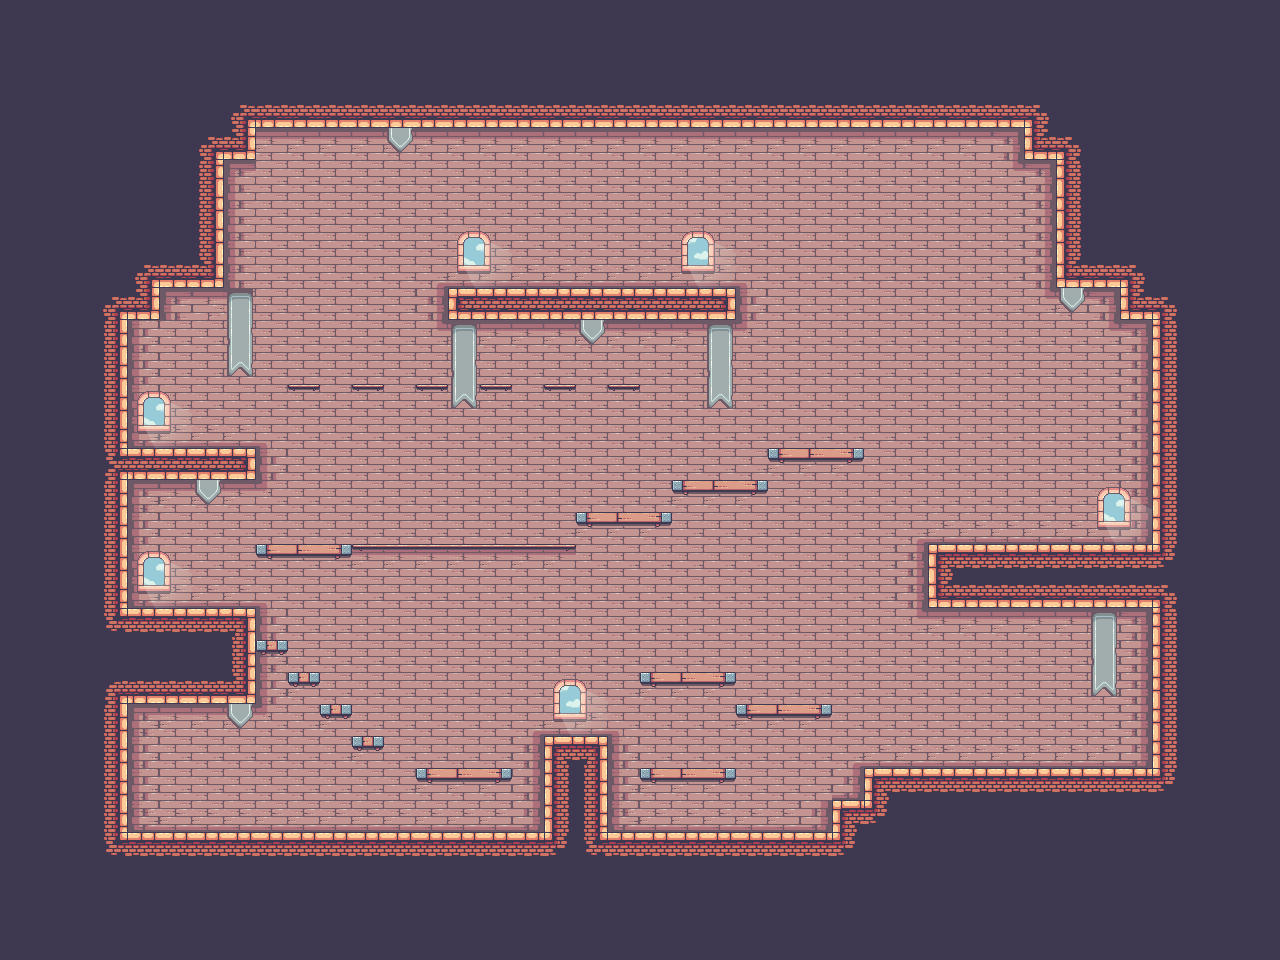

Below is a game level as drawn by its tile map, then a one-line description and the .tmx that defines it (tile-layer data replaced by summaries):
An orthogonal 40x30 tile map with 32x32 px tiles, 5 tile layers (Background azul, Parede, ParedeWall, Decoracoes, ...), 3 tilesets.

<map version="1.5" tiledversion="2021.03.23" orientation="orthogonal" renderorder="right-down" width="40" height="30" tilewidth="32" tileheight="32" infinite="0" nextlayerid="8" nextobjectid="5">
 <editorsettings>
  <export target="../Mapa_Porco.json" format="json" />
 </editorsettings>
 <tileset firstgid="1" source="Terrain (32x32).tsx" />
 <tileset firstgid="248" source="Decorations (32x32).tsx" />
 <tileset firstgid="290" source="Closiong (46x56).tsx" />
 <layer id="2" name="Background azul" width="40" height="30" locked="1">
  <data>[1200 cells, 1200 non-empty, 1 distinct tile ids]</data>
 </layer>
 <layer id="3" name="Parede" width="40" height="30">
  <data>[1200 cells, 606 non-empty, 13 distinct tile ids]</data>
 </layer>
 <layer id="7" name="ParedeWall" width="40" height="30">
  <data>[1200 cells, 153 non-empty, 16 distinct tile ids]</data>
 </layer>
 <layer id="6" name="Decoracoes" width="40" height="30">
  <data>[1200 cells, 41 non-empty, 12 distinct tile ids]</data>
 </layer>
 <layer id="1" name="Plataforma" width="40" height="30">
  <data>[1200 cells, 42 non-empty, 9 distinct tile ids]</data>
 </layer>
 <objectgroup id="5" name="Rei" />
</map>
